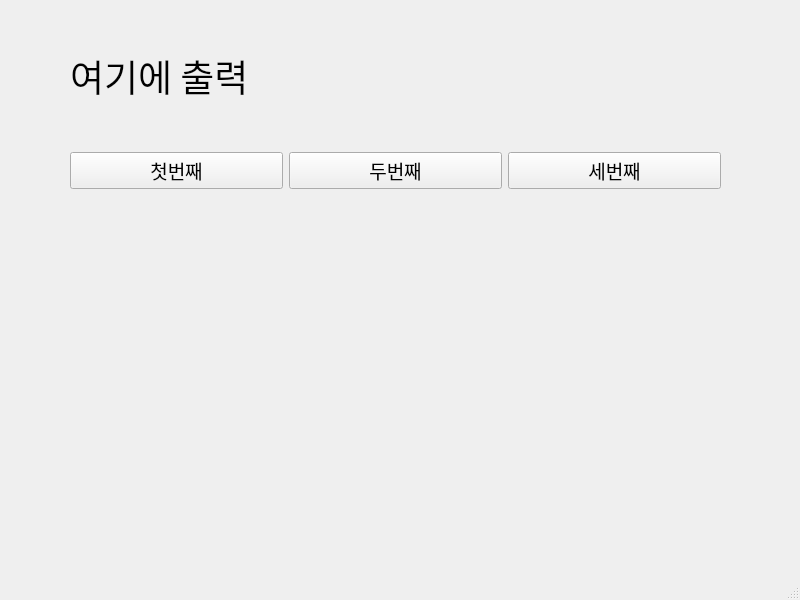
<?xml version="1.0" encoding="UTF-8"?>
<ui version="4.0">
 <class>MainWindow</class>
 <widget class="QMainWindow" name="MainWindow">
  <property name="geometry">
   <rect>
    <x>0</x>
    <y>0</y>
    <width>800</width>
    <height>600</height>
   </rect>
  </property>
  <property name="windowTitle">
   <string>MainWindow</string>
  </property>
  <widget class="QWidget" name="centralwidget">
   <widget class="QWidget" name="horizontalLayoutWidget">
    <property name="geometry">
     <rect>
      <x>70</x>
      <y>120</y>
      <width>651</width>
      <height>101</height>
     </rect>
    </property>
    <layout class="QHBoxLayout" name="horizontalLayout">
     <item>
      <widget class="QPushButton" name="pushButton_3">
       <property name="font">
        <font>
         <family>휴먼옛체</family>
         <pointsize>14</pointsize>
        </font>
       </property>
       <property name="text">
        <string>첫번째</string>
       </property>
      </widget>
     </item>
     <item>
      <widget class="QPushButton" name="pushButton_2">
       <property name="font">
        <font>
         <family>휴먼옛체</family>
         <pointsize>14</pointsize>
        </font>
       </property>
       <property name="text">
        <string>두번째</string>
       </property>
      </widget>
     </item>
     <item>
      <widget class="QPushButton" name="pushButton">
       <property name="font">
        <font>
         <family>휴먼옛체</family>
         <pointsize>14</pointsize>
        </font>
       </property>
       <property name="text">
        <string>세번째</string>
       </property>
      </widget>
     </item>
    </layout>
   </widget>
   <widget class="QLabel" name="label">
    <property name="geometry">
     <rect>
      <x>70</x>
      <y>50</y>
      <width>651</width>
      <height>51</height>
     </rect>
    </property>
    <property name="font">
     <font>
      <family>휴먼편지체</family>
      <pointsize>28</pointsize>
     </font>
    </property>
    <property name="text">
     <string>여기에 출력</string>
    </property>
   </widget>
  </widget>
  <widget class="QMenuBar" name="menubar">
   <property name="geometry">
    <rect>
     <x>0</x>
     <y>0</y>
     <width>800</width>
     <height>26</height>
    </rect>
   </property>
  </widget>
  <widget class="QStatusBar" name="statusbar"/>
 </widget>
 <resources/>
 <connections>
  <connection>
   <sender>pushButton_3</sender>
   <signal>clicked()</signal>
   <receiver>MainWindow</receiver>
   <slot>firstClick()</slot>
   <hints>
    <hint type="sourcelabel">
     <x>220</x>
     <y>202</y>
    </hint>
    <hint type="destinationlabel">
     <x>146</x>
     <y>266</y>
    </hint>
   </hints>
  </connection>
  <connection>
   <sender>pushButton_2</sender>
   <signal>clicked()</signal>
   <receiver>MainWindow</receiver>
   <slot>secondClick()</slot>
   <hints>
    <hint type="sourcelabel">
     <x>439</x>
     <y>212</y>
    </hint>
    <hint type="destinationlabel">
     <x>388</x>
     <y>254</y>
    </hint>
   </hints>
  </connection>
  <connection>
   <sender>pushButton</sender>
   <signal>clicked()</signal>
   <receiver>MainWindow</receiver>
   <slot>thirdClick()</slot>
   <hints>
    <hint type="sourcelabel">
     <x>657</x>
     <y>205</y>
    </hint>
    <hint type="destinationlabel">
     <x>584</x>
     <y>244</y>
    </hint>
   </hints>
  </connection>
 </connections>
 <slots>
  <slot>firstClick()</slot>
  <slot>secondClick()</slot>
  <slot>thirdClick()</slot>
 </slots>
</ui>
